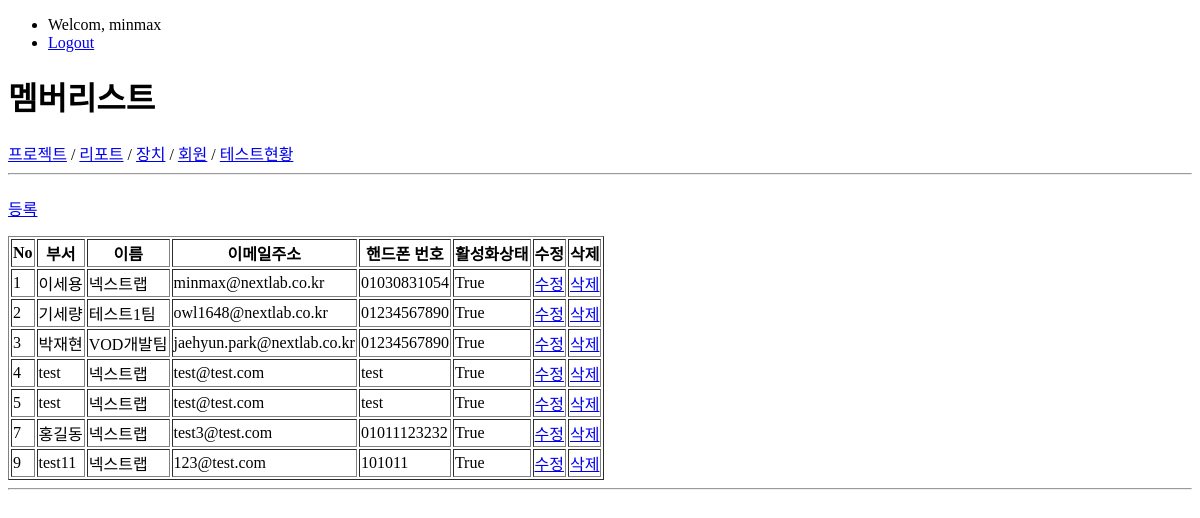
Before: /member/ (signed in) with the older database file.
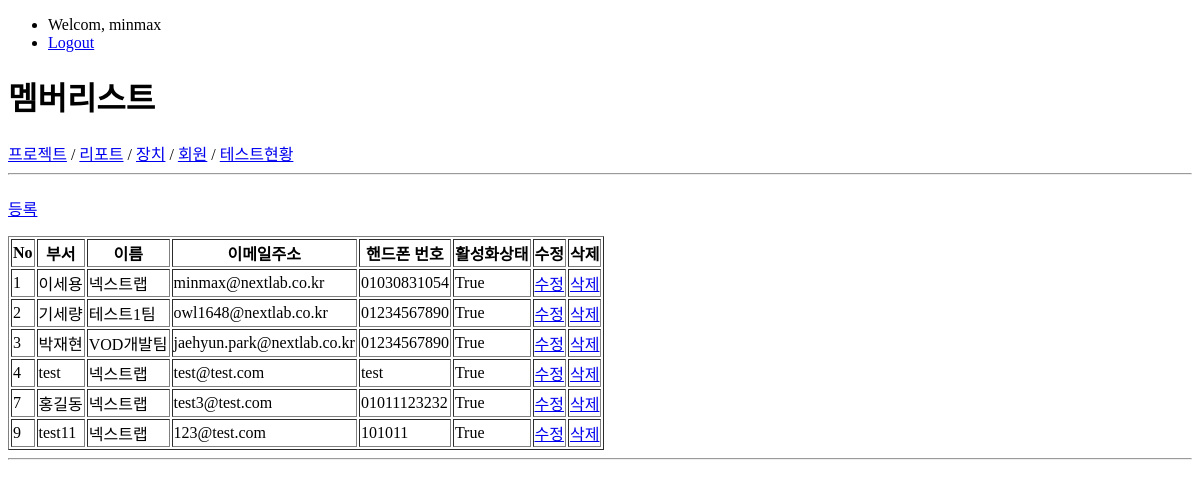
After: the same page with the newer database file.
### member/models.py (models this page shows, shortened)
class Member(models.Model):
    name = models.CharField(max_length=50)
    phone_number = models.CharField(max_length=50)
    email_address = models.EmailField()
    department = models.ForeignKey('Department')
    comment = models.CharField(max_length=200)
    created = models.DateTimeField(auto_now_add = True)
    updated = models.DateTimeField(auto_now=True)
    enable = models.BooleanField(default=True)

class Department(models.Model):
    name = models.CharField(max_length=50)
    comment = models.CharField(max_length=200)
    def __str__(self):
        return self.name

### member/views.py (the view)
@login_required
def member_list(request):
    members = Member.objects.all()
    param = {
        'title':"멤버리스트",
        'members':members
        }
    return render(request, 'member_list.html', param)

### member/templates/member_list.html (shortened to what this page needs)
{% extends 'base.html' %}
{% block contents %}
<p><a href="{% url 'member:member_add' %}">등록</a></p>
<div>
    <table border='1'>
            <thead >
                <tr>
                    <th>No</th>
                    <th>부서</th>
                    <th>이름</th>
                    <th>이메일주소</th>
                    <th>핸드폰 번호</th>
                    <th>활성화상태</th>
                    <th>수정</th>
                    <th>삭제</th>
                </tr>
            </thead>
            <tbody>
                {% for member in members %}
                <tr>
                    <td>{{member.id}}</td>
                    <td>{{member.name}}</td>
                    <td>{{member.department}}</td>
                    <td>{{member.email_address}}</td>
                    <td>{{member.phone_number}}</td>
                    <td>{{member.enable}}</td>
                    <td><a href="{% url 'member:member_update' member.id %}">수정</a></td>
                    <td><a href="{% url 'member:member_delete' member.id %}">삭제</a></td>
                </tr>
                {% endfor %}
            </tbody>
        </table>
</div>
{% endblock %}

Changed rows visible on the page:
removed Member: id "5", name "test", department "넥스트랩", email_address "test@test.com", phone_number "test", enable "True"
